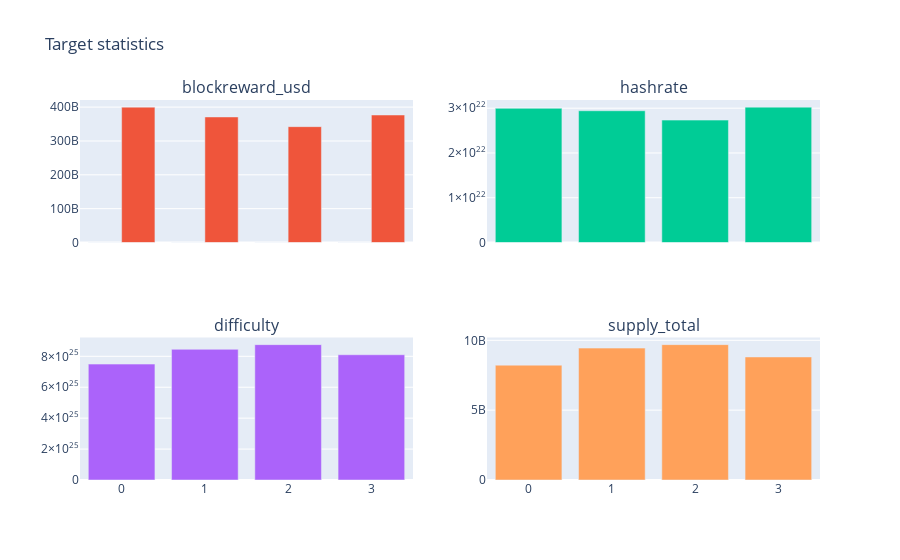

The code cell stored with this chart in its notebook:
### Code cell
# 보다 관계를 명확히 파악하기 위해 barplot을 이용한 시각화 코드 작성
fig: go.Figure = make_subplots(
    rows=2,
    cols=2,
    shared_xaxes=True,
    subplot_titles=(
    "blockreward_usd",
    "hashrate",
    "difficulty",
    "supply_total",
    ),
)
_target_disrtibution = eda_df["target"].value_counts() / len(eda_df)
fig.add_trace(
    go.Bar(
        x=_target_disrtibution.index, 
        y=_target_disrtibution,
    ), row=1, col=1
)
fig.add_trace(go.Bar(x=bar_df["target"], y=bar_df["blockreward_usd"]), row=1, col=1)
fig.add_trace(go.Bar(x=bar_df["target"], y=bar_df["hashrate"]), row=1, col=2)
fig.add_trace(go.Bar(x=bar_df["target"], y=bar_df["difficulty"]), row=2, col=1)
fig.add_trace(go.Bar(x=bar_df["target"], y=bar_df["supply_total"]), row=2, col=2)
fig.update_layout(title_text="Target statistics", showlegend=False)
fig.update_xaxes(title_text="Target", row=3)
fig.show()

### Figure 1 — Plotly figure (JSON) as saved in the notebook; plotly's stock layout.template omitted (floating-point values rounded to 4 significant figures)
{"data": [{"type": "bar", "x": [2, 1, 3, 0], "xaxis": "x", "y": [0.4191, 0.4046, 0.09189, 0.08447], "yaxis": "y"}, {"type": "bar", "x": [0, 1, 2, 3], "xaxis": "x", "y": [400000000000.0, 371000000000.0, 342300000000.0, 376700000000.0], "yaxis": "y"}, {"type": "bar", "x": [0, 1, 2, 3], "xaxis": "x2", "y": [2.997e+22, 2.943e+22, 2.733e+22, 3.024e+22], "yaxis": "y2"}, {"type": "bar", "x": [0, 1, 2, 3], "xaxis": "x3", "y": [7.496e+25, 8.454e+25, 8.756e+25, 8.102e+25], "yaxis": "y3"}, {"type": "bar", "x": [0, 1, 2, 3], "xaxis": "x4", "y": [8220000000.0, 9442000000.0, 9691000000.0, 8808000000.0], "yaxis": "y4"}], "layout": {"annotations": [{"font": {"size": 16}, "showarrow": false, "text": "blockreward_usd", "x": 0.225, "xanchor": "center", "xref": "paper", "y": 1, "yanchor": "bottom", "yref": "paper"}, {"font": {"size": 16}, "showarrow": false, "text": "hashrate", "x": 0.775, "xanchor": "center", "xref": "paper", "y": 1, "yanchor": "bottom", "yref": "paper"}, {"font": {"size": 16}, "showarrow": false, "text": "difficulty", "x": 0.225, "xanchor": "center", "xref": "paper", "y": 0.375, "yanchor": "bottom", "yref": "paper"}, {"font": {"size": 16}, "showarrow": false, "text": "supply_total", "x": 0.775, "xanchor": "center", "xref": "paper", "y": 0.375, "yanchor": "bottom", "yref": "paper"}], "showlegend": false, "title": {"text": "Target statistics"}, "xaxis": {"anchor": "y", "domain": [0, 0.45], "matches": "x3", "showticklabels": false}, "xaxis2": {"anchor": "y2", "domain": [0.55, 1], "matches": "x4", "showticklabels": false}, "xaxis3": {"anchor": "y3", "domain": [0, 0.45]}, "xaxis4": {"anchor": "y4", "domain": [0.55, 1]}, "yaxis": {"anchor": "x", "domain": [0.625, 1]}, "yaxis2": {"anchor": "x2", "domain": [0.625, 1]}, "yaxis3": {"anchor": "x3", "domain": [0, 0.375]}, "yaxis4": {"anchor": "x4", "domain": [0, 0.375]}}}
